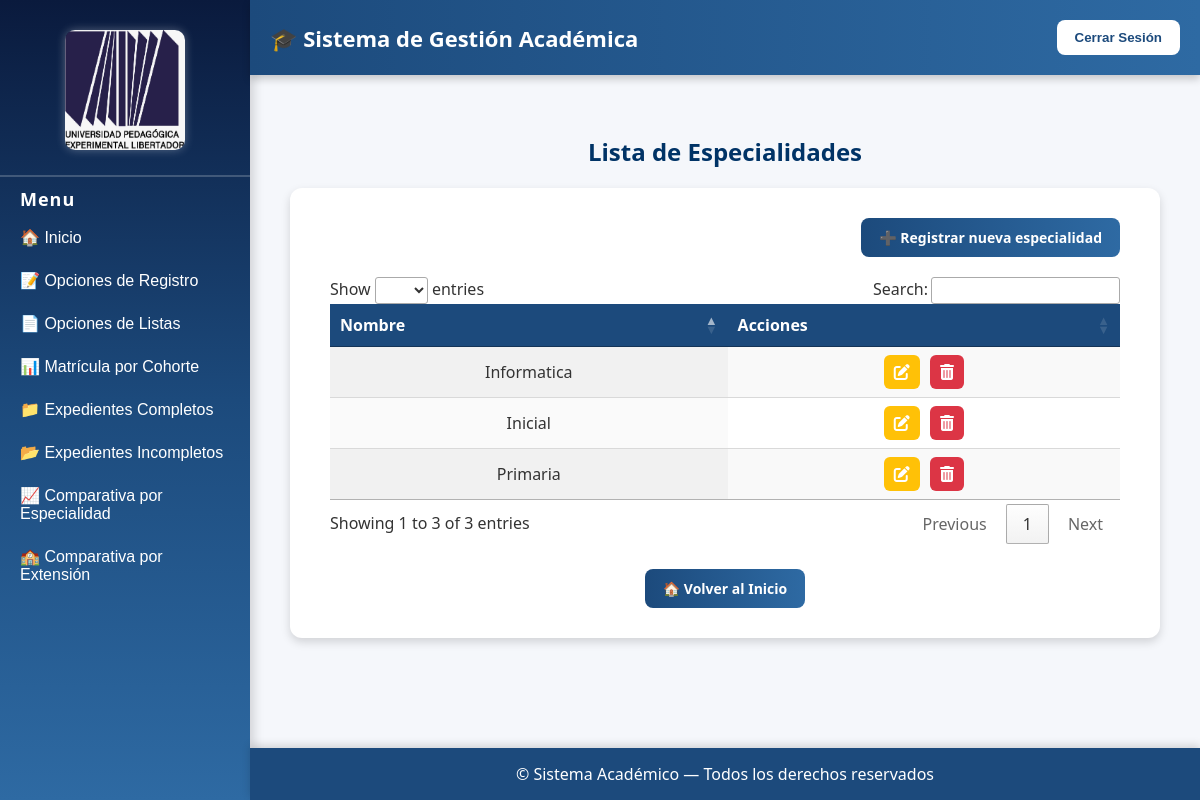
Page /especialidades/ (signed in) on the committed database.
### estudiantes/models.py (models this page shows, shortened)
class Especialidad(models.Model):
    nombre_especialidad = models.CharField(max_length=100, unique=True)

### estudiantes/views.py (the view)
# urls.py: path('especialidades/', views.listar_especialidades, name='listar_especialidades'),
def listar_especialidades(request):
    especialidades = Especialidad.objects.all().order_by('nombre_especialidad')
    return render(request, 'listar_especialidades.html', {'especialidades': especialidades})

### estudiantes/templates/listar_especialidades.html (shortened to what this page needs)
{% extends 'home.html' %}
{% load static %}
{% block content %}
<h2>Lista de Especialidades</h2>
<div style="max-width:1000px; margin:0 auto; background:white; padding:30px 40px; border-radius:12px; box-shadow:0 4px 10px rgba(0,0,0,0.15);">
    <div style="text-align:right; margin-bottom:20px;">
        {% if request.session.usuario_rol == "Administrador" or request.session.usuario_rol == "Secretaria" %}
        <a href="{% url 'registrar_especialidad' %}" class="btn-action">➕ Registrar nueva especialidad</a>
        {% endif %}
    </div>
    <table id="tablaEspecialidades" class="display responsive nowrap" style="width:100%">
        <thead>
            <tr>
                <th>Nombre</th>
                <th>Acciones</th>
            </tr>
        </thead>
        <tbody>
            {% for e in especialidades %}
            <tr>
                <td>{{ e.nombre_especialidad }}</td>
                <td>
                    {% if request.session.usuario_rol == "Administrador" %}
                    <a href="{% url 'editar_especialidad' e.id %}" class="btn-icon" title="Editar">
                        <i class="fas fa-edit"></i>
                    </a>
                    {% endif %}
                    {% if request.session.usuario_rol == "Administrador" %}
                    <a href="{% url 'eliminar_especialidad' e.id %}" class="btn-icon delete" title="Eliminar">
                        <i class="fas fa-trash-alt"></i>
                    </a>
                    {% endif %}
                </td>
            </tr>
            {% endfor %}
        </tbody>
    </table>
    <div style="text-align:center; margin-top:25px;">
        <a href="{% url 'home' %}" class="btn-home">🏠 Volver al Inicio</a>
    </div>
</div>
<link rel="stylesheet" href="https://cdnjs.cloudflare.com/ajax/libs/font-awesome/6.5.0/css/all.min.css">
<link rel="stylesheet" href="https://cdn.datatables.net/1.13.6/css/jquery.dataTables.min.css">
<link rel="stylesheet" href="https://cdn.datatables.net/responsive/2.5.0/css/responsive.dataTables.min.css">
{% endblock %}

### estudiantes/templates/home.html (style rules this page uses)
body { margin: 0; font-family: "Segoe UI", Tahoma, Geneva, Verdana, sans-serif; background-color: #f5f7fb; color: #333; display: flex; height: 100vh; }
main h2 { color: #003366; text-align: center; }

### estudiantes/templates/listar_especialidades.html (style rules this page uses)
.btn-action, .btn-home { display: inline-block; text-decoration: none; padding: 10px 18px; border-radius: 8px; font-weight: bold; transition: all 0.3s ease; font-size: 14px; background: linear-gradient(90deg,#1c4a7c,#2e6aa3); color: white; }
.btn-icon { display: inline-block; text-decoration: none; font-size: 16px; padding: 6px 10px; margin: 0 3px; border-radius: 6px; color: white; transition: all 0.3s ease; }
.btn-icon i { pointer-events: none; }
.btn-icon[href*="editar"] { background-color: #ffc107; }
.btn-icon.delete { background-color: #dc3545; }
table.dataTable th { background-color: #1c4a7c !important; color: white !important; text-align: center; }
table.dataTable td { text-align: center; }
body { font-family: "Segoe UI", Tahoma, Geneva, Verdana, sans-serif; }

### rows in the picture
Especialidad: nombre_especialidad "Informatica"
Especialidad: nombre_especialidad "Inicial"
Especialidad: nombre_especialidad "Primaria"
